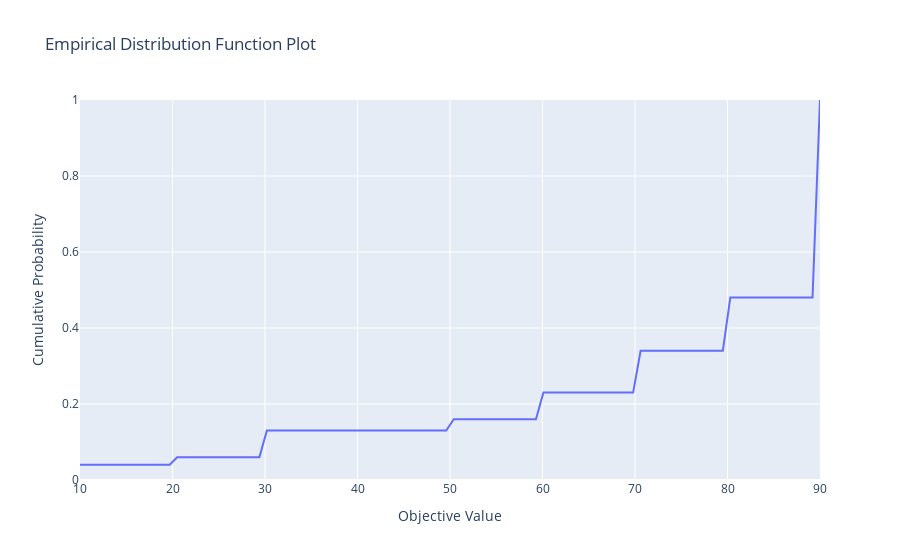

The cell this chart's notebook holds for it:
### Code cell
optuna.visualization.plot_edf(study)
